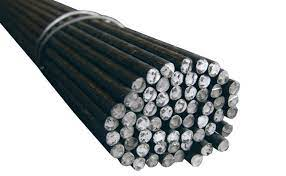
#> input picture EX07_DemSoLuongVatThe/images/download.jpg, 286 x 176 px
$ python Dem.py
#> lines starting #> are read from the running program, lines starting #| are printed output that depends on the picture; after the words box and inside, x2 and y2 are one past the last pixel; in counts of white or black regions, pixels touching at a corner belong together
#> further down, image is the input picture: shape (176, 286, 3); mean B, G, R 173.6, 172.9, 169.6
import cv2
import numpy as np

def preprocess_image(image):
    # Chuyển đổi sang ảnh grayscale
    gray = cv2.cvtColor(image, cv2.COLOR_BGR2GRAY)

    # Làm mờ ảnh bằng bộ lọc Gaussian
    blurred = cv2.GaussianBlur(gray, (5, 5), 0)
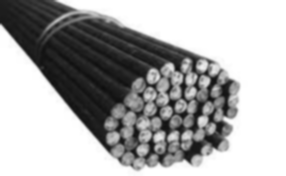
#> blurred: shape (176, 286); min 14, max 255, mean 172

    # Phân ngưỡng ảnh để tạo ảnh nhị phân
    _, thresh = cv2.threshold(blurred, 0, 255, cv2.THRESH_BINARY + cv2.THRESH_OTSU)
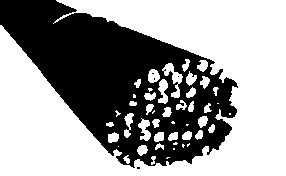
#> thresh: shape (176, 286); 60.3% white; 5 black regions (4 under 20 px), largest, box (x1, y1, x2, y2) and area: (0, 0, 238, 168) 19975

    # Xử lý biên bằng phương pháp Canny
    edges = cv2.Canny(thresh, 30, 150)
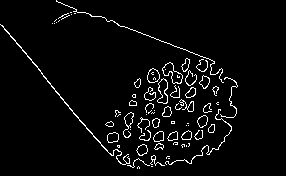
#> edges: shape (176, 286); 4.1% white in thin lines or dots, all inside (x1, y1, x2, y2) = (0, 0, 238, 169)

    return edges

def count_iron_rings(image):
    # Tiền xử lý ảnh
    edges = preprocess_image(image)

    # Tìm các đường contour trong ảnh
    contours, _ = cv2.findContours(edges, cv2.RETR_EXTERNAL, cv2.CHAIN_APPROX_SIMPLE)
#> contours = 70 contours, 47 with area under 20; largest, box (x1, y1, x2, y2) and area: (162, 62, 183, 84) 204, (157, 78, 168, 104) 169, (147, 68, 160, 83) 130, (0, 24, 130, 165) 98, (107, 132, 119, 143) 91

    # Đếm số lượng vòng sắt
    iron_ring_count = 0
    for contour in contours:
        # Lọc contour dựa trên diện tích
        area = cv2.contourArea(contour)
        if area > 100:  # Điều chỉnh ngưỡng diện tích tùy theo ảnh cụ thể
            iron_ring_count += 1
#> this loop made 70 passes
#> area on passes 10, 12, 14, 15, 16, 18, 23, 26, 27, 29, 33, 37: 85, 34.5, 91, 64, 80, 67.5, 38.5, 28, 48.5, 86.5, 87.5, 23.5
#> after the loop, iron_ring_count = 3

    return iron_ring_count

# Đọc ảnh
image = cv2.imread('images/download.jpg')

# Đếm số lượng vòng sắt
count = count_iron_rings(image)
#> count = 3
print("SL: ", count)
#| SL:  3

$ run again, with EX07_DemSoLuongVatThe/images/black-dot1.jpg copied over EX07_DemSoLuongVatThe/images/download.jpg
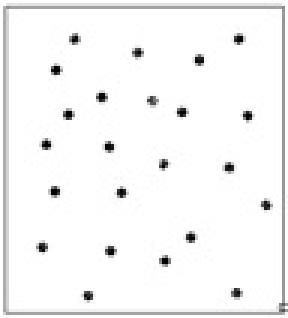
#> input picture EX07_DemSoLuongVatThe/images/black-dot1.jpg, 96 x 106 px (shown 3 times larger)
#> image is the input picture: shape (106, 96, 3); min 0, max 255, mean 245.7
#> in preprocess_image, `_, thresh = cv2.threshold(blurred, 0, 255, cv2.THRESH_BINARY + cv2.THR..`:
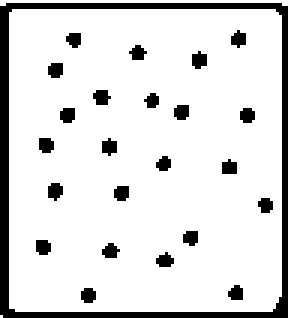
#> thresh: shape (106, 96) (shown 3 times larger); 86.4% white; 24 black regions (2 under 20 px), largest, box (x1, y1, x2, y2) and area: (0, 1, 96, 106) 899, (64, 17, 69, 23) 23, (31, 30, 37, 35) 23
#> in preprocess_image, `edges = cv2.Canny(thresh, 30, 150)`:
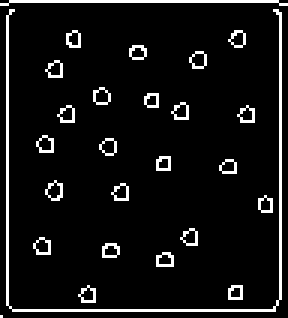
#> edges: shape (106, 96) (shown 3 times larger); 7.4% white in thin lines or dots
#> contours = 26 contours, 20 with area under 20; largest, box (x1, y1, x2, y2) and area: (15, 60, 21, 67) 22, (31, 29, 37, 35) 20, (63, 17, 69, 23) 20, (11, 79, 17, 85) 20, (33, 46, 39, 52) 20, (12, 45, 18, 51) 20
#> the loop in count_iron_rings, `for contour in contours:` made 26 passes
#> area on passes 6, 10, 13, 14, 19, 21: 20, 22, 20, 20, 20.5, 20.5
#> after the loop in count_iron_rings, `for contour in contours:`: iron_ring_count = 0
#| SL:  0

$ run again, with EX07_DemSoLuongVatThe/images/images (1).jpg copied over EX07_DemSoLuongVatThe/images/download.jpg
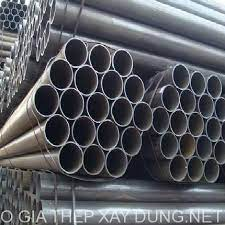
#> input picture EX07_DemSoLuongVatThe/images/images (1).jpg, 225 x 225 px
#> image is the input picture: shape (225, 225, 3); mean B, G, R 96.1, 90.4, 88.6
#> in preprocess_image, `_, thresh = cv2.threshold(blurred, 0, 255, cv2.THRESH_BINARY + cv2.THR..`:
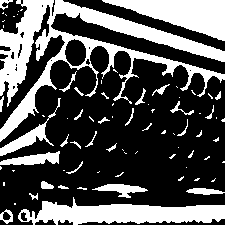
#> thresh: shape (225, 225); 33% white; 79 white regions (50 under 20 px), largest, box (x1, y1, x2, y2) and area: (0, 0, 225, 142) 7889, (18, 197, 225, 225) 3314, (102, 0, 225, 41) 2587
#> in preprocess_image, `edges = cv2.Canny(thresh, 30, 150)`:
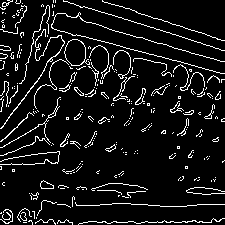
#> edges: shape (225, 225); 8.4% white in thin lines or dots
#> contours = 247 contours, 241 with area under 20; largest, box (x1, y1, x2, y2) and area: (64, 39, 90, 66) 438, (40, 180, 54, 189) 71, (0, 29, 65, 129) 56, (0, 97, 61, 148) 38, (74, 87, 84, 96) 30, (105, 144, 116, 152) 30
#> the loop in count_iron_rings, `for contour in contours:` made 247 passes
#> (area, iron_ring_count) on pass 219: (437.5, 1)
#> after the loop in count_iron_rings, `for contour in contours:`: iron_ring_count = 1
#| SL:  1

$ run again, with EX07_DemSoLuongVatThe/images/images.jpg copied over EX07_DemSoLuongVatThe/images/download.jpg
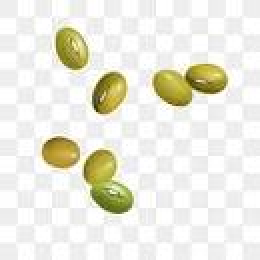
#> input picture EX07_DemSoLuongVatThe/images/images.jpg, 130 x 130 px (shown 2 times larger)
#> image is the input picture: shape (130, 130, 3); mean B, G, R 224.4, 235.3, 236.3
#> in preprocess_image, `_, thresh = cv2.threshold(blurred, 0, 255, cv2.THRESH_BINARY + cv2.THR..`:
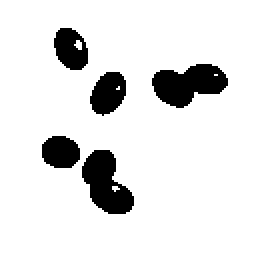
#> thresh: shape (130, 130) (shown 2 times larger); 89% white; 5 black regions, box (x1, y1, x2, y2) and area: (76, 32, 114, 54) 544, (41, 75, 67, 107) 512, (45, 36, 63, 58) 287, (27, 14, 44, 35) 262, (21, 68, 40, 84) 250
#> in preprocess_image, `edges = cv2.Canny(thresh, 30, 150)`:
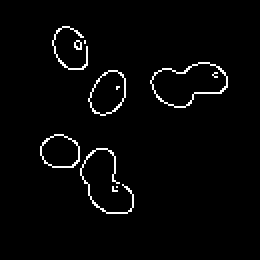
#> edges: shape (130, 130) (shown 2 times larger); 2.4% white in thin lines or dots, all inside (x1, y1, x2, y2) = (20, 13, 114, 107)
#> contours = 9 contours, 6 with area under 20; largest, box (x1, y1, x2, y2) and area: (75, 31, 114, 54) 550, (44, 35, 63, 58) 292, (20, 67, 40, 84) 250
#> the loop in count_iron_rings, `for contour in contours:` made 9 passes
#> area on passes 4 to 6: 249.5, 291.5, 550
#> after the loop in count_iron_rings, `for contour in contours:`: iron_ring_count = 3
#| SL:  3
